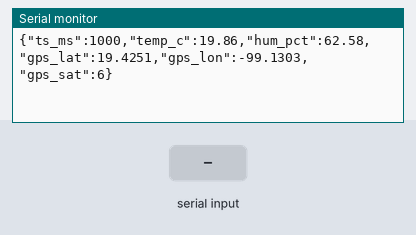
This sketch was run on a simulated Arduino Uno, built with avr-gcc and run on an emulated ATmega328P. Shown: the last lines printed to the serial monitor. The inputs (shaded band) are chosen by the test bench. Random numbers use the default seed unless the sketch sets one.

Above: at 1.2 s.
1.3 s: "RATE:\n" received over Serial
At 1.46 s:
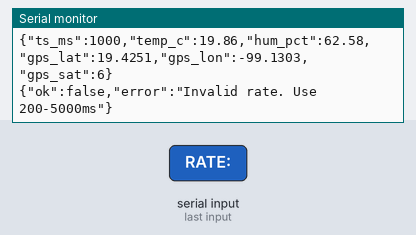
2.8 s: "PAUSE\n" received over Serial
At 3.5 s:
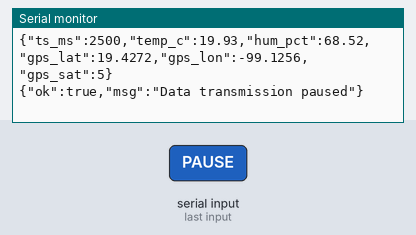
4.3 s: "RESUME\n" received over Serial
At 4.61 s:
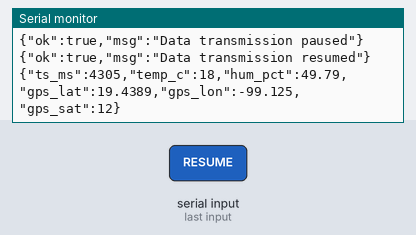
5.8 s: "90,45\n" received over Serial
At 6.12 s:
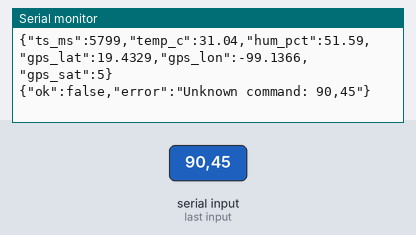
7.3 s: "0\n" received over Serial
At 7.62 s:
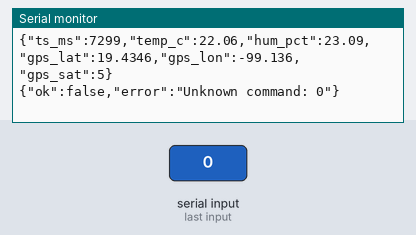
Timing chart, 0 to 9.8 s (numbered marks = the images above; inputs shaded):
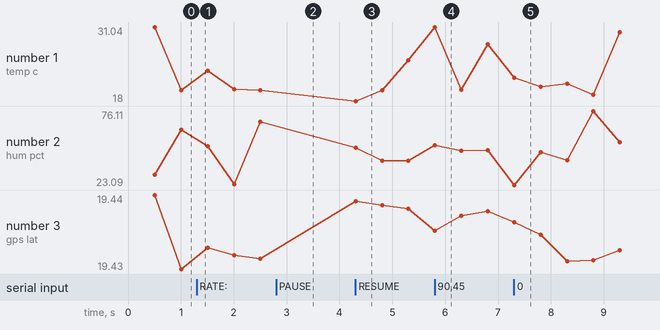

Measured:
- after the input at 1.3 s, the serial monitor: prints a new line at once (image 1)
- after the input at 2.8 s, the serial monitor: prints a new line at once (image 2)
- after the input at 4.3 s, the serial monitor: prints a new line at once (image 3)
- after the input at 5.8 s, the serial monitor: prints a new line at once (image 4)
- after the input at 7.3 s, the serial monitor: prints a new line at once (image 5)
- plotted number 1: 19.93 → 25.19 after the input at 4.3 s
- plotted number 2: 68.52 → 40.39 after the input at 4.3 s
- plotted number 3: 19.43 → 19.44 after the input at 4.3 s

The sketch:

arduino_simulator.ino
```cpp
/*
 * Arduino Sensor Simulator for Web Serial Workshop
 * Simulates temperature, humidity, and GPS data
 * Responds to serial commands for control
 *
 * No physical sensors connected - simulation only
 *
 * Commands:
 * RATE:<ms> - Change sampling rate (200-5000ms)
 * PAUSE - Pause data transmission
 * RESUME - Resume data transmission
 */

#include <ArduinoJson.h>

// Simulation parameters
unsigned long lastReadTime = 0;
unsigned long sampleRate = 500; // Default 500ms
bool isPaused = false;

// GPS base coordinates (Mexico City)
float baseLat = 19.4326;
float baseLon = -99.1332;

// Buffer for incoming commands
String commandBuffer = "";

void setup() {
  Serial.begin(115200);

  // Wait for serial to be ready
  while (!Serial) {
    delay(10);
  }

  // Initialize random seed
  randomSeed(analogRead(0));

  // Send initial status
  sendResponse(true, "Arduino simulator ready");
}

void loop() {
  unsigned long currentTime = millis();

  // Check for incoming commands
  while (Serial.available()) {
    char c = Serial.read();
    if (c == '\n') {
      processCommand(commandBuffer);
      commandBuffer = "";
    } else {
      commandBuffer += c;
    }
  }

  // Send sensor data if not paused and time interval reached
  if (!isPaused && (currentTime - lastReadTime >= sampleRate)) {
    sendSensorData();
    lastReadTime = currentTime;
  }
}

void processCommand(String command) {
  command.trim();
  if (command.length() == 0) return;

  if (command.startsWith("RATE:")) {
    // Extract rate value
    String rateStr = command.substring(5);
    int newRate = rateStr.toInt();

    if (newRate >= 200 && newRate <= 5000) {
      sampleRate = newRate;
      sendResponse(true, "Rate changed to " + String(sampleRate) + "ms");
    } else {
      sendResponse(false, "Invalid rate. Use 200-5000ms");
    }
  }
  else if (command == "PAUSE") {
    isPaused = true;
    sendResponse(true, "Data transmission paused");
  }
  else if (command == "RESUME") {
    isPaused = false;
    sendResponse(true, "Data transmission resumed");
  }
  else {
    sendResponse(false, "Unknown command: " + command);
  }
}

void sendSensorData() {
  // Create JSON document
  StaticJsonDocument<256> doc;

  // Generate simulated sensor data
  unsigned long timestamp = millis();
  float temperature = generateTemperature();
  float humidity = generateHumidity();
  float gpsLat = generateGPSLat();
  float gpsLon = generateGPSLon();
  int satellites = generateSatellites();

  // Fill JSON document
  doc["ts_ms"] = timestamp;
  doc["temp_c"] = round(temperature * 100) / 100.0; // Round to 2 decimal places
  doc["hum_pct"] = round(humidity * 100) / 100.0;   // Round to 2 decimal places
  doc["gps_lat"] = round(gpsLat * 10000) / 10000.0; // Round to 4 decimal places
  doc["gps_lon"] = round(gpsLon * 10000) / 10000.0; // Round to 4 decimal places
  doc["gps_sat"] = satellites;

  // Serialize and send in one line
  serializeJson(doc, Serial);
  Serial.println();

  // Ensure data is sent immediately
  Serial.flush();
}

void sendResponse(bool ok, String message) {
  StaticJsonDocument<128> doc;
  doc["ok"] = ok;

  if (ok) {
    doc["msg"] = message;
  } else {
    doc["error"] = message;
  }

  // Serialize and send in one line
  serializeJson(doc, Serial);
  Serial.println();

  // Ensure data is sent immediately
  Serial.flush();
}

// Sensor simulation functions
float generateTemperature() {
  // Base temperature around 25C with some variation
  float baseTemp = 25.0;
  float variation = (random(-100, 100) / 100.0) * 7.0; // +/- 7 degrees
  float temp = baseTemp + variation;

  // Add some noise
  float noise = (random(-10, 10) / 100.0);
  temp += noise;

  // Clamp to range 18.0-32.0
  return constrain(temp, 18.0, 32.0);
}

float generateHumidity() {
  // Base humidity around 50% with variation
  float baseHumidity = 50.0;
  float variation = (random(-100, 100) / 100.0) * 30.0; // +/- 30%
  float humidity = baseHumidity + variation;

  // Add some noise
  float noise = (random(-10, 10) / 100.0);
  humidity += noise;

  // Clamp to range 20.0-80.0
  return constrain(humidity, 20.0, 80.0);
}

float generateGPSLat() {
  // Vary around base latitude
  float variation = (random(-100, 100) / 100.0) * 0.01; // +/- 0.01 degrees
  return baseLat + variation;
}

float generateGPSLon() {
  // Vary around base longitude
  float variation = (random(-100, 100) / 100.0) * 0.01; // +/- 0.01 degrees
  return baseLon + variation;
}

int generateSatellites() {
  // Random number of satellites between 5-12
  return random(5, 13);
}
```
